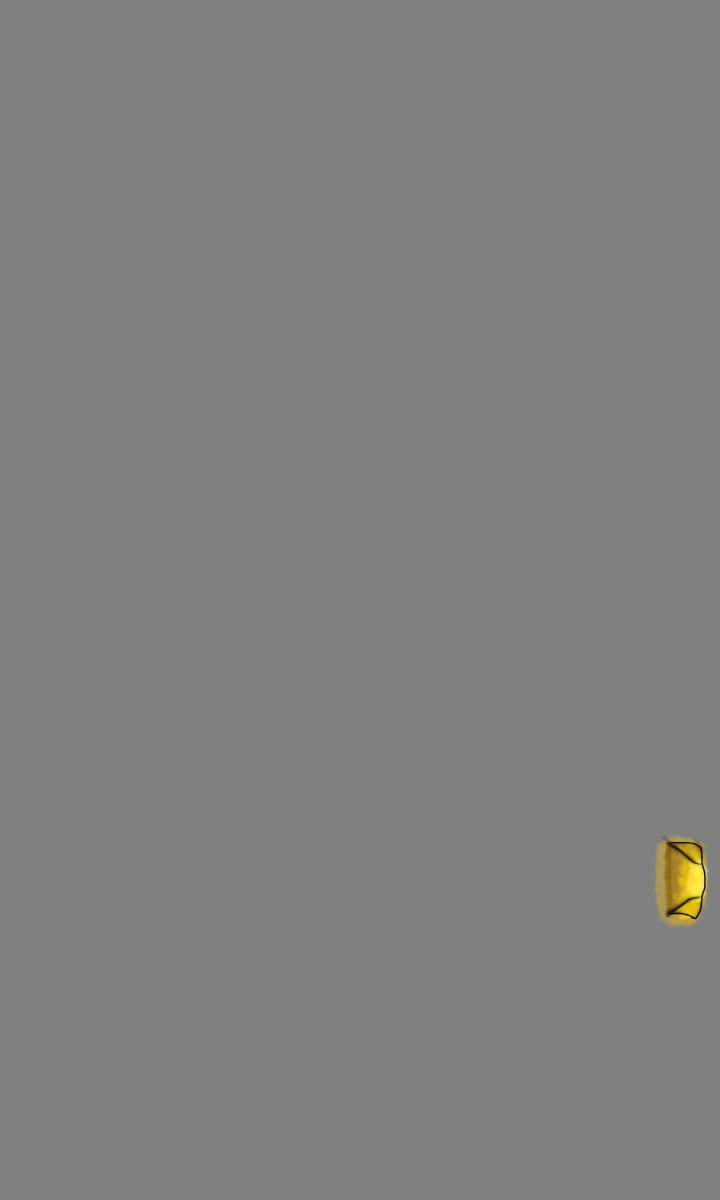

The image is a tile-based game level rendered from a .tmx file. Its description and source (layers, tilesets, objects; grid data summarised) follow:
An orthogonal 9x15 tile map with 80x80 px tiles, 2 tile layers (wall, goal).

<map version="1.0" orientation="orthogonal" renderorder="right-up" width="9" height="15" tilewidth="80" tileheight="80" backgroundcolor="#808080">
 <tileset firstgid="1" name="newMapTile" tilewidth="80" tileheight="80">
  <image source="newMapTile.png" width="320" height="640" />
 </tileset>
 <layer name="wall" width="9" height="15">
  <data>[135 cells, 134 non-empty, 1 distinct tile ids]</data>
 </layer>
 <layer name="goal" width="9" height="15">
  <data>[135 cells, 4 non-empty, 4 distinct tile ids]</data>
 </layer>
</map>
